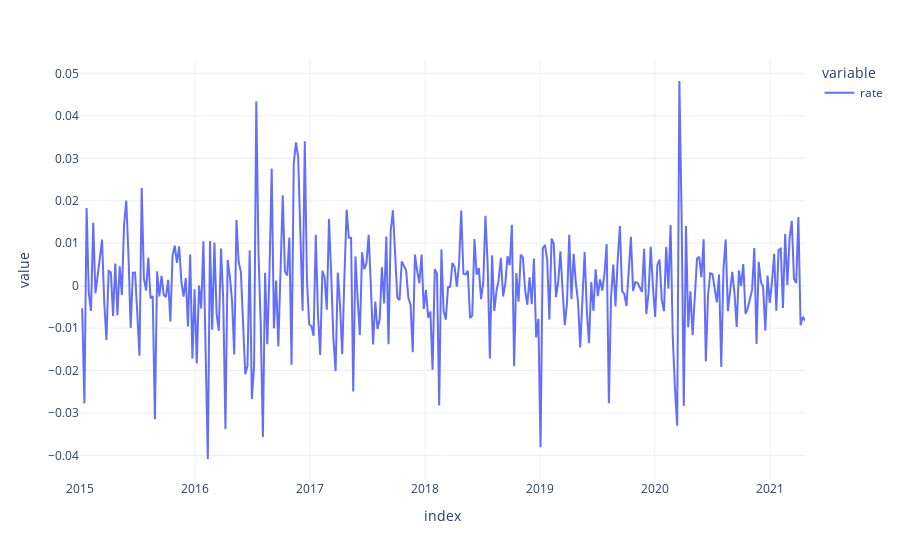

Source (notebook cell):
### Code cell
dfs_fx["JPY"].loc[date_range].pct_change().plot()

### Figure 1 — Plotly figure (JSON) as saved in the notebook; plotly's stock layout.template omitted (floating-point values rounded to 4 significant figures; data arrays with more than 128 entries replaced by an {"elided": "..."} marker saying what was removed)
{"data": [{"hovertemplate": "variable=rate<br>index=%{x}<br>value=%{y}<extra></extra>", "legendgroup": "rate", "line": {"color": "#636efa", "dash": "solid"}, "mode": "lines", "name": "rate", "orientation": "v", "showlegend": true, "type": "scatter", "x": {"elided": "330 str values"}, "xaxis": "x", "y": {"elided": "330 float values"}, "yaxis": "y"}], "layout": {"legend": {"title": {"text": "variable"}, "tracegroupgap": 0}, "margin": {"t": 60}, "xaxis": {"anchor": "y", "domain": [0, 1], "title": {"text": "index"}}, "yaxis": {"anchor": "x", "domain": [0, 1], "title": {"text": "value"}}}}
